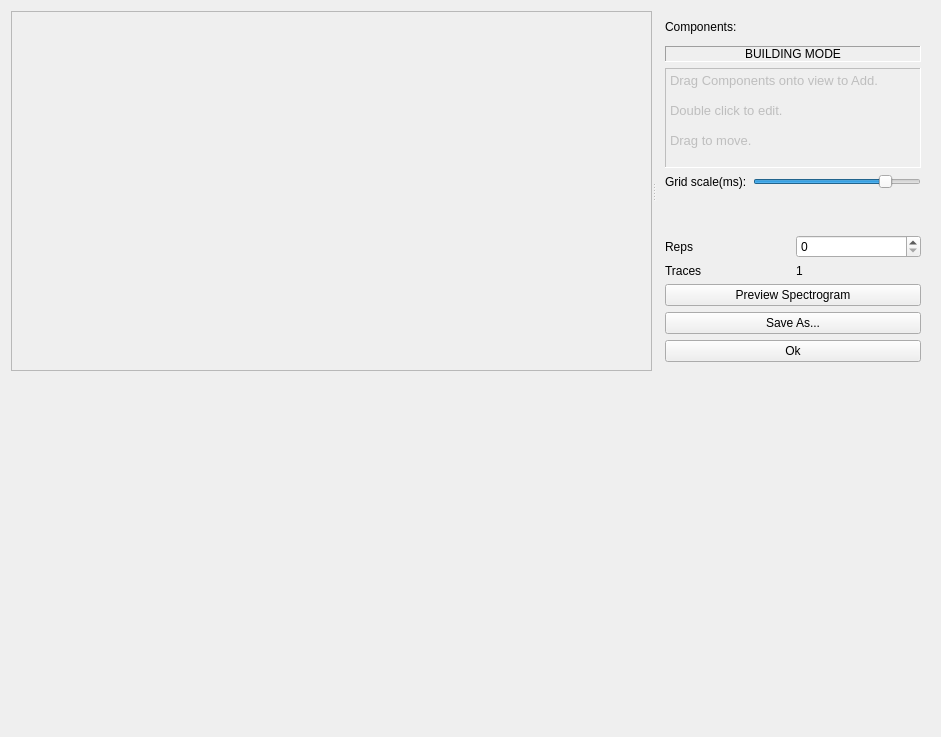
<?xml version="1.0" encoding="UTF-8"?>
<ui version="4.0">
 <class>StimulusEditor</class>
 <widget class="QWidget" name="StimulusEditor">
  <property name="geometry">
   <rect>
    <x>0</x>
    <y>0</y>
    <width>941</width>
    <height>737</height>
   </rect>
  </property>
  <property name="sizePolicy">
   <sizepolicy hsizetype="Expanding" vsizetype="Preferred">
    <horstretch>0</horstretch>
    <verstretch>0</verstretch>
   </sizepolicy>
  </property>
  <property name="windowTitle">
   <string>Form</string>
  </property>
  <layout class="QVBoxLayout" name="verticalLayout_2">
   <item>
    <widget class="QSplitter" name="splitter">
     <property name="orientation">
      <enum>Qt::Horizontal</enum>
     </property>
     <widget class="QScrollArea" name="scrollArea">
      <property name="sizePolicy">
       <sizepolicy hsizetype="Expanding" vsizetype="Expanding">
        <horstretch>1</horstretch>
        <verstretch>0</verstretch>
       </sizepolicy>
      </property>
      <property name="minimumSize">
       <size>
        <width>500</width>
        <height>0</height>
       </size>
      </property>
      <property name="widgetResizable">
       <bool>true</bool>
      </property>
      <widget class="QWidget" name="scrollAreaWidgetContents">
       <property name="geometry">
        <rect>
         <x>0</x>
         <y>0</y>
         <width>641</width>
         <height>442</height>
        </rect>
       </property>
       <layout class="QVBoxLayout" name="verticalLayout_4">
        <property name="margin">
         <number>0</number>
        </property>
        <item>
         <widget class="StimulusView" name="trackview" native="true">
          <property name="toolTip">
           <string>Stimulus View</string>
          </property>
         </widget>
        </item>
       </layout>
      </widget>
     </widget>
     <widget class="QFrame" name="frame">
      <property name="sizePolicy">
       <sizepolicy hsizetype="Preferred" vsizetype="Preferred">
        <horstretch>0</horstretch>
        <verstretch>0</verstretch>
       </sizepolicy>
      </property>
      <property name="maximumSize">
       <size>
        <width>16777215</width>
        <height>16777215</height>
       </size>
      </property>
      <property name="baseSize">
       <size>
        <width>200</width>
        <height>0</height>
       </size>
      </property>
      <layout class="QVBoxLayout" name="verticalLayout">
       <property name="sizeConstraint">
        <enum>QLayout::SetDefaultConstraint</enum>
       </property>
       <item>
        <widget class="QLabel" name="label_5">
         <property name="text">
          <string>Components:</string>
         </property>
        </widget>
       </item>
       <item>
        <widget class="ComponentTemplateTable" name="templateBox" native="true"/>
       </item>
       <item>
        <widget class="QLabel" name="modeLbl">
         <property name="enabled">
          <bool>true</bool>
         </property>
         <property name="frameShape">
          <enum>QFrame::Panel</enum>
         </property>
         <property name="frameShadow">
          <enum>QFrame::Sunken</enum>
         </property>
         <property name="text">
          <string>BUILDING MODE</string>
         </property>
         <property name="alignment">
          <set>Qt::AlignCenter</set>
         </property>
        </widget>
       </item>
       <item>
        <widget class="QTextEdit" name="hintTxedt">
         <property name="enabled">
          <bool>false</bool>
         </property>
         <property name="sizePolicy">
          <sizepolicy hsizetype="Expanding" vsizetype="MinimumExpanding">
           <horstretch>0</horstretch>
           <verstretch>0</verstretch>
          </sizepolicy>
         </property>
         <property name="minimumSize">
          <size>
           <width>0</width>
           <height>60</height>
          </size>
         </property>
         <property name="maximumSize">
          <size>
           <width>16777215</width>
           <height>100</height>
          </size>
         </property>
         <property name="toolTip">
          <string>Hint</string>
         </property>
         <property name="frameShape">
          <enum>QFrame::Panel</enum>
         </property>
         <property name="html">
          <string>&lt;!DOCTYPE HTML PUBLIC &quot;-//W3C//DTD HTML 4.0//EN&quot; &quot;http://www.w3.org/TR/REC-html40/strict.dtd&quot;&gt;
&lt;html&gt;&lt;head&gt;&lt;meta name=&quot;qrichtext&quot; content=&quot;1&quot; /&gt;&lt;style type=&quot;text/css&quot;&gt;
p, li { white-space: pre-wrap; }
&lt;/style&gt;&lt;/head&gt;&lt;body style=&quot; font-family:'Cantarell'; font-size:11pt; font-weight:400; font-style:normal;&quot;&gt;
&lt;p style=&quot; margin-top:0px; margin-bottom:0px; margin-left:0px; margin-right:0px; -qt-block-indent:0; text-indent:0px;&quot;&gt;&lt;span style=&quot; font-family:'MS Shell Dlg 2'; font-size:10pt;&quot;&gt;Drag Components onto view to Add. &lt;/span&gt;&lt;/p&gt;
&lt;p style=&quot;-qt-paragraph-type:empty; margin-top:0px; margin-bottom:0px; margin-left:0px; margin-right:0px; -qt-block-indent:0; text-indent:0px; font-family:'MS Shell Dlg 2'; font-size:10pt;&quot;&gt;&lt;br /&gt;&lt;/p&gt;
&lt;p style=&quot; margin-top:0px; margin-bottom:0px; margin-left:0px; margin-right:0px; -qt-block-indent:0; text-indent:0px;&quot;&gt;&lt;span style=&quot; font-family:'MS Shell Dlg 2'; font-size:10pt;&quot;&gt;Double click to edit. &lt;/span&gt;&lt;/p&gt;
&lt;p style=&quot;-qt-paragraph-type:empty; margin-top:0px; margin-bottom:0px; margin-left:0px; margin-right:0px; -qt-block-indent:0; text-indent:0px; font-family:'MS Shell Dlg 2'; font-size:10pt;&quot;&gt;&lt;br /&gt;&lt;/p&gt;
&lt;p style=&quot; margin-top:0px; margin-bottom:0px; margin-left:0px; margin-right:0px; -qt-block-indent:0; text-indent:0px;&quot;&gt;&lt;span style=&quot; font-family:'MS Shell Dlg 2'; font-size:10pt;&quot;&gt;Drag to move.&lt;/span&gt;&lt;/p&gt;&lt;/body&gt;&lt;/html&gt;</string>
         </property>
        </widget>
       </item>
       <item>
        <layout class="QGridLayout" name="gridLayout">
         <item row="0" column="0">
          <widget class="QLabel" name="label">
           <property name="text">
            <string>Grid scale(ms):</string>
           </property>
          </widget>
         </item>
         <item row="0" column="1">
          <widget class="QSlider" name="horizontalSlider">
           <property name="toolTip">
            <string>Zoom</string>
           </property>
           <property name="minimum">
            <number>1</number>
           </property>
           <property name="maximum">
            <number>12</number>
           </property>
           <property name="value">
            <number>10</number>
           </property>
           <property name="orientation">
            <enum>Qt::Horizontal</enum>
           </property>
          </widget>
         </item>
        </layout>
       </item>
       <item>
        <spacer name="verticalSpacer">
         <property name="orientation">
          <enum>Qt::Vertical</enum>
         </property>
         <property name="sizeHint" stdset="0">
          <size>
           <width>20</width>
           <height>40</height>
          </size>
         </property>
        </spacer>
       </item>
       <item>
        <layout class="QGridLayout" name="gridLayout_3">
         <item row="0" column="1">
          <widget class="QSpinBox" name="nrepsSpnbx">
           <property name="toolTip">
            <string>Number of times to repeat (also applies to each expanded stimulus if auto-parameters are used)</string>
           </property>
           <property name="maximum">
            <number>1000</number>
           </property>
          </widget>
         </item>
         <item row="0" column="0">
          <widget class="QLabel" name="label_2">
           <property name="sizePolicy">
            <sizepolicy hsizetype="Minimum" vsizetype="Preferred">
             <horstretch>0</horstretch>
             <verstretch>0</verstretch>
            </sizepolicy>
           </property>
           <property name="frameShape">
            <enum>QFrame::NoFrame</enum>
           </property>
           <property name="frameShadow">
            <enum>QFrame::Plain</enum>
           </property>
           <property name="text">
            <string>Reps</string>
           </property>
           <property name="wordWrap">
            <bool>false</bool>
           </property>
          </widget>
         </item>
         <item row="1" column="0">
          <widget class="QLabel" name="label_3">
           <property name="text">
            <string>Traces</string>
           </property>
          </widget>
         </item>
         <item row="1" column="1">
          <widget class="QLabel" name="ntracesLbl">
           <property name="toolTip">
            <string>Number of unique stimuli (including expanded auto-parameters) in this test</string>
           </property>
           <property name="text">
            <string>1</string>
           </property>
          </widget>
         </item>
        </layout>
       </item>
       <item>
        <widget class="QPushButton" name="previewBtn">
         <property name="toolTip">
          <string>Generate preview spectrogram</string>
         </property>
         <property name="text">
          <string>Preview Spectrogram</string>
         </property>
        </widget>
       </item>
       <item>
        <widget class="QPushButton" name="saveBtn">
         <property name="toolTip">
          <string>Save stimulus template to file</string>
         </property>
         <property name="text">
          <string>Save As...</string>
         </property>
        </widget>
       </item>
       <item>
        <widget class="QPushButton" name="okBtn">
         <property name="text">
          <string>Ok</string>
         </property>
        </widget>
       </item>
      </layout>
     </widget>
    </widget>
   </item>
   <item>
    <widget class="HidableParameterEditor" name="parametizer" native="true">
     <property name="minimumSize">
      <size>
       <width>0</width>
       <height>50</height>
      </size>
     </property>
    </widget>
   </item>
  </layout>
 </widget>
 <customwidgets>
  <customwidget>
   <class>StimulusView</class>
   <extends>QWidget</extends>
   <header>sparkle.gui.stim.stimulusview</header>
   <container>1</container>
   <slots>
    <slot>setRepCount(int)</slot>
    <slot>setPixelScale()</slot>
   </slots>
  </customwidget>
  <customwidget>
   <class>ComponentTemplateTable</class>
   <extends>QWidget</extends>
   <header>sparkle.gui.stim.component_label</header>
   <container>1</container>
  </customwidget>
  <customwidget>
   <class>HidableParameterEditor</class>
   <extends>QWidget</extends>
   <header>sparkle.gui.stim.auto_parameters_editor</header>
   <container>1</container>
  </customwidget>
 </customwidgets>
 <resources/>
 <connections>
  <connection>
   <sender>nrepsSpnbx</sender>
   <signal>valueChanged(int)</signal>
   <receiver>StimulusEditor</receiver>
   <slot>setRepCount(int)</slot>
   <hints>
    <hint type="sourcelabel">
     <x>922</x>
     <y>254</y>
    </hint>
    <hint type="destinationlabel">
     <x>892</x>
     <y>636</y>
    </hint>
   </hints>
  </connection>
  <connection>
   <sender>okBtn</sender>
   <signal>clicked()</signal>
   <receiver>StimulusEditor</receiver>
   <slot>close()</slot>
   <hints>
    <hint type="sourcelabel">
     <x>923</x>
     <y>342</y>
    </hint>
    <hint type="destinationlabel">
     <x>1052</x>
     <y>585</y>
    </hint>
   </hints>
  </connection>
  <connection>
   <sender>previewBtn</sender>
   <signal>clicked()</signal>
   <receiver>StimulusEditor</receiver>
   <slot>preview()</slot>
   <hints>
    <hint type="sourcelabel">
     <x>923</x>
     <y>284</y>
    </hint>
    <hint type="destinationlabel">
     <x>642</x>
     <y>-6</y>
    </hint>
   </hints>
  </connection>
  <connection>
   <sender>saveBtn</sender>
   <signal>clicked()</signal>
   <receiver>StimulusEditor</receiver>
   <slot>saveStimulus()</slot>
   <hints>
    <hint type="sourcelabel">
     <x>923</x>
     <y>313</y>
    </hint>
    <hint type="destinationlabel">
     <x>942</x>
     <y>353</y>
    </hint>
   </hints>
  </connection>
  <connection>
   <sender>horizontalSlider</sender>
   <signal>valueChanged(int)</signal>
   <receiver>trackview</receiver>
   <slot>setPixelScale()</slot>
   <hints>
    <hint type="sourcelabel">
     <x>758</x>
     <y>172</y>
    </hint>
    <hint type="destinationlabel">
     <x>615</x>
     <y>244</y>
    </hint>
   </hints>
  </connection>
 </connections>
 <slots>
  <slot>doAutoparameters()</slot>
  <slot>signal()</slot>
  <slot>setRepCount(int)</slot>
  <slot>setModelSamplerate()</slot>
  <slot>preview()</slot>
  <slot>saveStimulus()</slot>
 </slots>
</ui>
